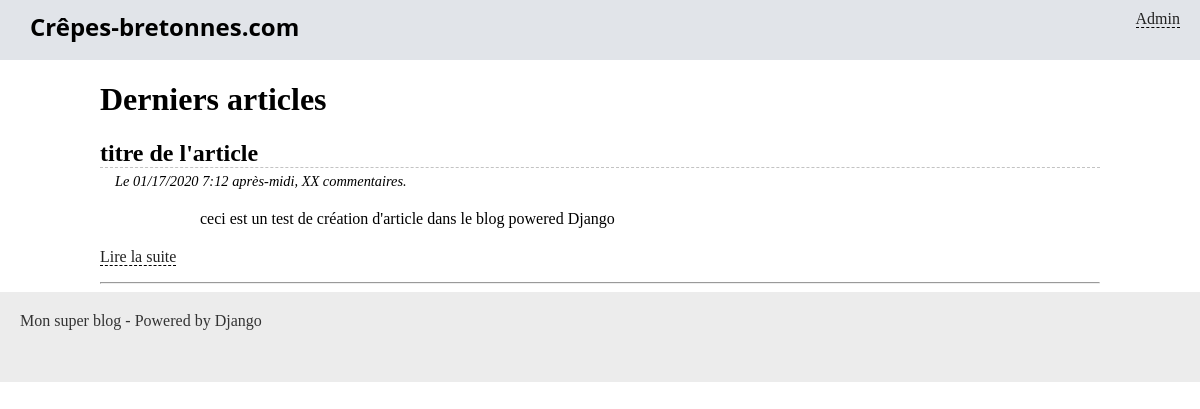
/blog/accueil/, run on an earlier commit of the app's database.
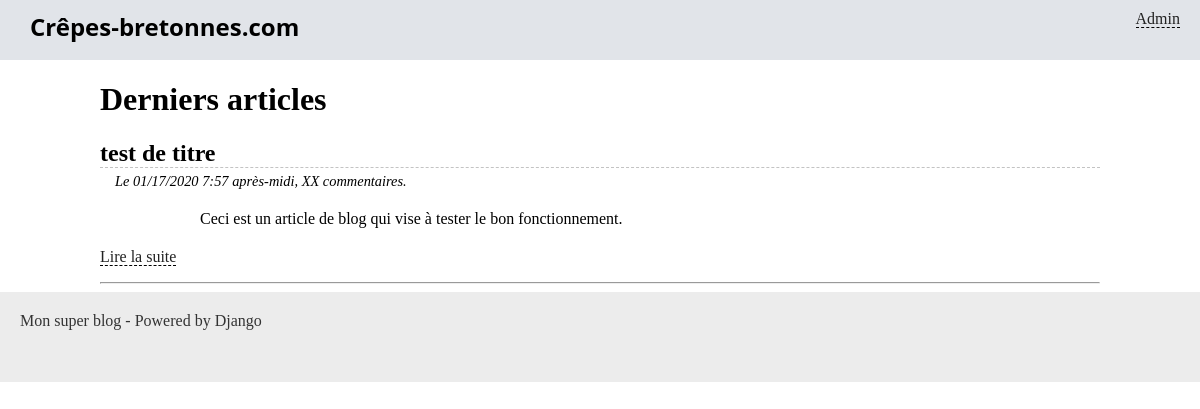
And on a later commit of the database.
### blog/models.py (models this page shows, shortened)
class Article(models.Model):
    titre = models.CharField(max_length=100)
    slug = models.SlugField()
    auteur = models.CharField(max_length=42)
    contenu = models.TextField(null=True)
    date = models.DateTimeField(verbose_name="Date de parution",
                                auto_now_add=True, auto_now=False)
    is_visible = models.BooleanField(verbose_name="Article publié ?",
                                     default=False)
    categorie = models.ForeignKey('Categorie', on_delete=models.CASCADE)

### blog/views.py (the view)
# urls.py: path('accueil/', views.accueil, name='accueil'),
def accueil(request):
    articles = Article.objects.filter(is_visible=True).order_by('-date')[:4]
    return render(request, 'blog/accueil.html', {'articles': articles})

### blog/templates/blog/accueil.html (shortened to what this page needs)
{% extends "blog/base.html" %}
{% block content %}
	<h1>Derniers articles</h1>
	{% for article in articles %}
		<h2 class="titre-article">{{ article.titre }}</h2>
		<p class="infos-article">Le {{ article.date|date:'SHORT_DATETIME_FORMAT' }}, XX commentaires.</p>
		<div class="contenu-article">
			{{ article.contenu|safe|truncatewords_html:30 }}
		</div>
		<p><a href="{% url 'blog_lire' article.slug %}">Lire la suite</a></p>
		<hr />
	{% endfor %}
{% endblock %}

What changed in the data, as far as the page shows it:
changed Article: titre "titre de l'article" → "test de titre"; date "01/17/2020 7:12 après-midi" → "01/17/2020 7:57 après-midi"; contenu "ceci est un test de création d'article dans le blog powered Django" → "Ceci est un article de blog qui vise à tester le bon fonctionnement."
